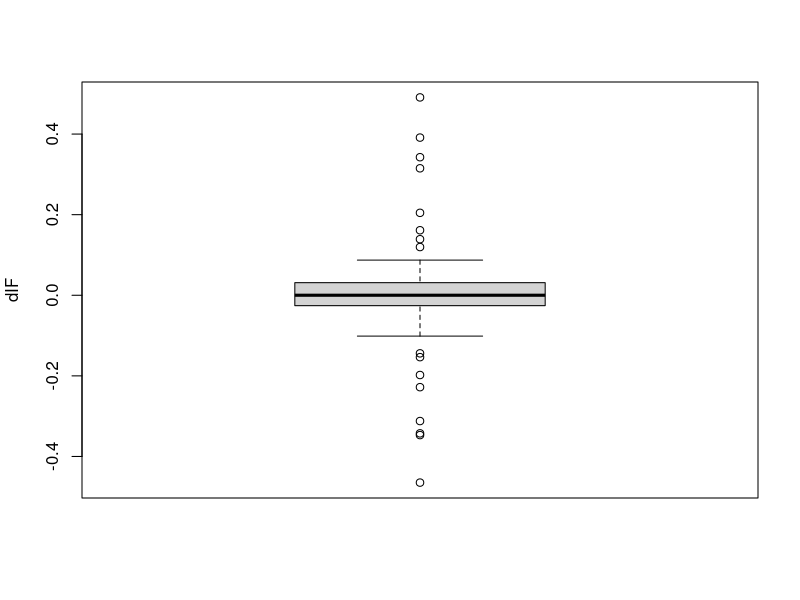

Here is the R script that generated this plot:
## ---- chunk 1
knitr::opts_chunk$set(echo = TRUE)
## ---- chunk 2
hiv_df=read.table('data_for_hw3/data_for_part_1/normalized_data.txt')

# shapiro test probe by probe
norm_p_vals_hiv <- sapply(1:nrow(hiv_df), function(x) shapiro.test(as.numeric(hiv_df[x, 1:5]))$p.value) 
norm_p_vals_con <- sapply(1:nrow(hiv_df), function(x) shapiro.test(as.numeric(hiv_df[x, 6:10]))$p.value) 

# find the percentages of probes that have H0 rejected at p = 0.05
sum(norm_p_vals_hiv <= 0.05)/length(norm_p_vals_hiv)*100
sum(norm_p_vals_con <= 0.05)/length(norm_p_vals_con)*100
## ---- chunk 3
p_vals=sapply(1: nrow(hiv_df), function(x) t.test(hiv_df[x, 1:5], hiv_df[x, 6:10])$p.value) 
## ---- chunk 4
#Expected number of false positives:
0.05 * nrow(hiv_df) 
#The actual number of genes with a p-value below 0.05:
sum(p_vals < 0.05) 
## ---- chunk 5
bonferroni <- p.adjust(p_vals, method = "bonferroni") 
n_bonferroni <- sum(bonferroni < 0.2)  # for fdr method  
fdr <- p.adjust(p_vals, method="BH")  
n_fdr <- sum(fdr < 0.2) 
## ---- chunk 6
mean.hiv <- sapply(1:nrow(hiv_df), function(x) mean(as.numeric(hiv_df[x, 1:5]))) 
mean.con <- sapply(1:nrow(hiv_df), function(x) mean(as.numeric(hiv_df[x, 6:10]))) 
foldChange <- log2(mean.hiv) - log2(mean.con)   
## ---- chunk 7
foldChange[fdr < 0.2]
#all are positives:up-regulated for hiv?

## ---- chunk 8
HIV_mean <- apply(hiv_df[1:5], 1, mean)
healthy_mean <- apply(hiv_df[6:10], 1, mean)
hiv_df$change <- log2(HIV_mean)-log2(healthy_mean)

## ---- chunk 9
transcript_DE <- read.table('data_for_hw3/data_for_part_3/cuffdiff_transcript_differential_expression.txt', head=TRUE)

gene_DE <- read.table('data_for_hw3/data_for_part_3/cuffdiff_gene_differential_expression.txt', head=TRUE)

splicing_DE <- read.table('data_for_hw3/data_for_part_3/cuffdiff_splicing_differential_expression.txt', head=TRUE)

colnames(transcript_DE)[colnames(transcript_DE)=='test_id'] <- "transcript_id"
## ---- chunk 10
gene_DE_new <- subset(gene_DE, value_1 > 0 | value_2 > 0)
transcripts_DE_new <- subset(transcript_DE, value_1 > 0 | value_2 > 0)
## ---- chunk 11
nrow(gene_DE_new)
nrow(transcripts_DE_new)
## ---- chunk 12
sum(gene_DE_new$p_value < 0.05)
sum(transcripts_DE_new$p_value < 0.05)
## ---- chunk 13
gene_DE_selected <- subset(gene_DE_new, select=c(gene_id, gene, value_1, value_2))

transcripts_DE_selected <- subset(transcripts_DE_new, select=c(transcript_id, gene_id, value_1, value_2))

merged_DE <- merge(gene_DE_selected, transcripts_DE_selected, by='gene_id', suffixes = c('gene', 'transcript'))

nrow(merged_DE)

ncol(merged_DE)

## ---- chunk 14
merged_DE$IF_wildtype <- merged_DE$value_1transcript/merged_DE$value_1gene
merged_DE$IF_knockdown <- merged_DE$value_2transcript/merged_DE$value_2gene

merged_DE <- na.omit(merged_DE)

merged_DE$dIF <- merged_DE$IF_knockdown-merged_DE$IF_wildtype 




## ---- chunk 15
summary(merged_DE$dIF)
boxplot(merged_DE$dIF, ylab = "dIF")
## ---- chunk 16
isoform_switch <- subset(merged_DE, dIF > 0.25  | dIF < -0.25)

isoform_switch$p_value <- splicing_DE$p_value[match(isoform_switch$gene_id, splicing_DE$gene_id)]
## ---- chunk 17
isoform_switch[isoform_switch$p_value == min(isoform_switch$p_value), c('transcript_id', 'gene', 'dIF', 'p_value')]
